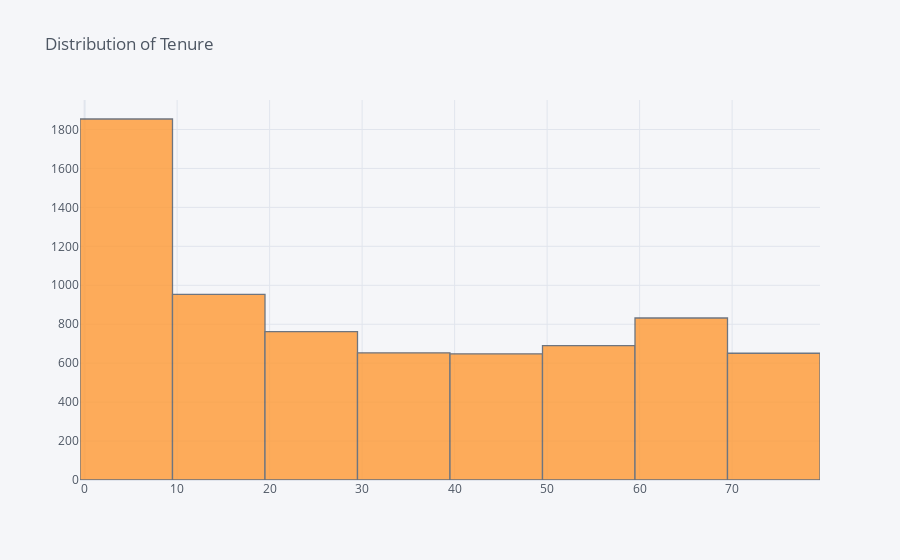

Notebook code for this chart:
### Code cell
#Histogram of 'tenure'
df['tenure'].iplot(kind='hist', bins=8, title='Distribution of Tenure') # bin number of hist below plot

### Figure 1 — Plotly figure (JSON) as saved in the notebook; plotly's stock layout.template omitted (floating-point values rounded to 4 significant figures; data arrays with more than 128 entries replaced by an {"elided": "..."} marker saying what was removed)
{"data": [{"histfunc": "count", "histnorm": "", "marker": {"color": "rgba(255, 153, 51, 1.0)", "line": {"color": "#4D5663", "width": 1.3}}, "name": "tenure", "nbinsx": 8, "opacity": 0.8, "orientation": "v", "type": "histogram", "x": {"elided": "7043 int values"}}], "layout": {"barmode": "overlay", "legend": {"bgcolor": "#F5F6F9", "font": {"color": "#4D5663"}}, "paper_bgcolor": "#F5F6F9", "plot_bgcolor": "#F5F6F9", "title": {"font": {"color": "#4D5663"}, "text": "Distribution of Tenure"}, "xaxis": {"gridcolor": "#E1E5ED", "showgrid": true, "tickfont": {"color": "#4D5663"}, "title": {"font": {"color": "#4D5663"}, "text": ""}, "zerolinecolor": "#E1E5ED"}, "yaxis": {"gridcolor": "#E1E5ED", "showgrid": true, "tickfont": {"color": "#4D5663"}, "title": {"font": {"color": "#4D5663"}, "text": ""}, "zerolinecolor": "#E1E5ED"}}}
